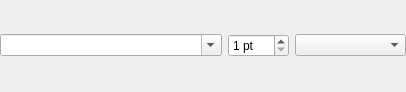
<?xml version="1.0" encoding="UTF-8"?>
<ui version="4.0">
 <class>FontSelectionWidget</class>
 <widget class="QWidget" name="FontSelectionWidget">
  <property name="geometry">
   <rect>
    <x>0</x>
    <y>0</y>
    <width>406</width>
    <height>92</height>
   </rect>
  </property>
  <property name="windowTitle">
   <string>Form</string>
  </property>
  <layout class="QVBoxLayout" name="verticalLayout">
   <property name="leftMargin">
    <number>0</number>
   </property>
   <property name="topMargin">
    <number>0</number>
   </property>
   <property name="rightMargin">
    <number>0</number>
   </property>
   <property name="bottomMargin">
    <number>0</number>
   </property>
   <item>
    <layout class="QHBoxLayout" name="horizontalLayout">
     <item>
      <widget class="QComboBox" name="cmbFont">
       <property name="sizePolicy">
        <sizepolicy hsizetype="Expanding" vsizetype="Fixed">
         <horstretch>4</horstretch>
         <verstretch>0</verstretch>
        </sizepolicy>
       </property>
       <property name="editable">
        <bool>true</bool>
       </property>
      </widget>
     </item>
     <item>
      <widget class="QSpinBox" name="sbSize">
       <property name="sizePolicy">
        <sizepolicy hsizetype="Minimum" vsizetype="Fixed">
         <horstretch>1</horstretch>
         <verstretch>0</verstretch>
        </sizepolicy>
       </property>
       <property name="suffix">
        <string> pt</string>
       </property>
       <property name="minimum">
        <number>1</number>
       </property>
       <property name="maximum">
        <number>999</number>
       </property>
      </widget>
     </item>
     <item>
      <widget class="QComboBox" name="cmbFontStyle">
       <property name="sizePolicy">
        <sizepolicy hsizetype="Preferred" vsizetype="Fixed">
         <horstretch>2</horstretch>
         <verstretch>0</verstretch>
        </sizepolicy>
       </property>
       <property name="sizeAdjustPolicy">
        <enum>QComboBox::AdjustToContents</enum>
       </property>
      </widget>
     </item>
    </layout>
   </item>
  </layout>
 </widget>
 <resources/>
 <connections/>
</ui>
